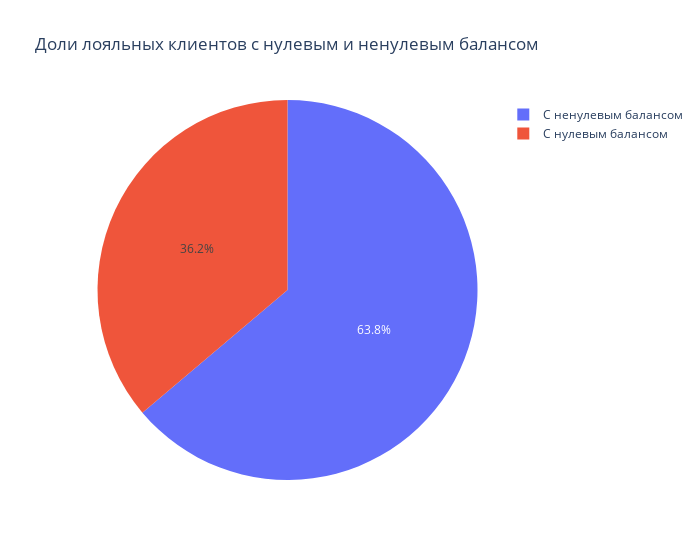

Write notebook code for a chart like this one.
### Markdown cell above
#### 5.0.4 Доля лояльных клиентов с нулевым балансом в общем числе лояльных клиентов

### Code cell
churn_df['isnull'] = churn_df['Balance'] == 0.0
data = churn_df['isnull'].value_counts()
data.index = ['С ненулевым балансом', 'С нулевым балансом']
px.pie(values=data.values, names=data.index, width=700, title='Доли лояльных клиентов с нулевым и ненулевым балансом')

### Figure 1 — Plotly figure (JSON) as saved in the notebook; plotly's stock layout.template omitted (floating-point values rounded to 4 significant figures)
{"data": [{"domain": {"x": [0, 1], "y": [0, 1]}, "hovertemplate": "label=%{label}<br>value=%{value}<extra></extra>", "labels": ["С ненулевым балансом", "С нулевым балансом"], "legendgroup": "", "name": "", "showlegend": true, "type": "pie", "values": [6383, 3617]}], "layout": {"legend": {"tracegroupgap": 0}, "title": {"text": "Доли лояльных клиентов с нулевым и ненулевым балансом"}, "width": 700}}
